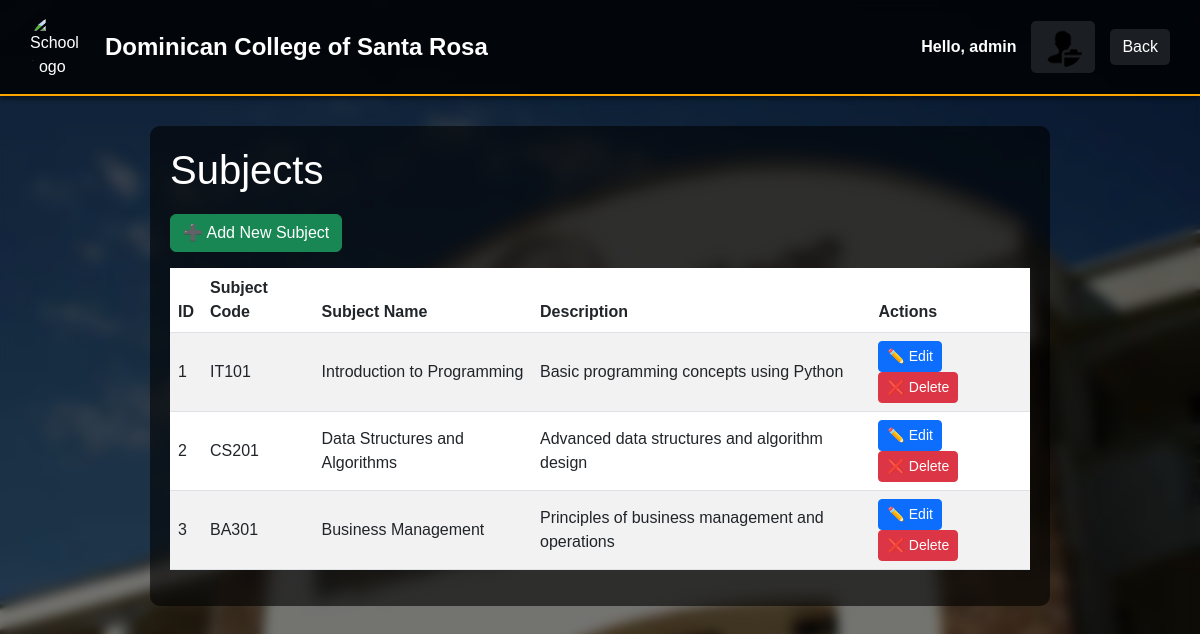
The app's page /subjects/subjects.php (signed in) with its own data.
### tables this page shows
CREATE TABLE subjects (
    id INT AUTO_INCREMENT PRIMARY KEY,
    subject_code VARCHAR(50) NOT NULL UNIQUE,
    subject_name VARCHAR(255) NOT NULL,
    description TEXT,
    course_id INT,
    created_at TIMESTAMP DEFAULT CURRENT_TIMESTAMP,
    FOREIGN KEY (course_id) REFERENCES courses(id) ON DELETE SET NULL
);

### subjects/subjects.php (the view, shortened to what this page needs)
<?php
include __DIR__ . '/../config/db.php';
$user_id = $_SESSION['user_id'];
$username = $_SESSION['username'];
$stmt = $conn->prepare("SELECT profile_pic FROM users WHERE id=?");
$stmt->bind_param("i", $user_id);
$stmt->execute();
$stmt->bind_result($profile_pic_db);
if (empty($profile_pic_db)) {
    $profilePic = '../uploads/profile/default.png';
} else {
    $profilePic = '../uploads/profile/' . basename($profile_pic_db);
}
$result = $conn->query("SELECT * FROM subjects");
?>
<!DOCTYPE html>
<html lang="en">
<head>
    <link href="https://cdn.jsdelivr.net/npm/bootstrap@5.3.0/dist/css/bootstrap.min.css" rel="stylesheet" />
    <link rel="stylesheet" href="../css/style.css" />
    <link rel="stylesheet" href="../css/dashboard.css" />
</head>
<body>
<header class="dashboard-header">
    <div class="header-left">
        <img src="../uploads/logo.png" alt="School Logo" class="school-logo" />
        <span class="school-name">Dominican College of Santa Rosa</span>
    </div>
    <div class="header-right">
        <span class="username">Hello, <?= htmlspecialchars($username) ?></span>
        <a href="../profile/view_profile.php">
            <img src="<?= htmlspecialchars($profilePic) ?>" alt="Profile" class="profile-avatar" />
        </a>
        <a href="../admin_dashboard.php" class="logout-link">Back</a>
    </div>
</header>
<div class="container">
    <h1>Subjects</h1>
    <?php if (in_array($_SESSION['role'], ['admin', 'teacher'])): ?>
        <a href="add_subject.php" class="btn btn-success mb-3">➕ Add New Subject</a>
    <?php endif; ?>
    <div class="table-responsive">
        <table class="table table-striped align-middle">
            <thead>
                <tr>
                    <th>ID</th>
                    <th>Subject Code</th>
                    <th>Subject Name</th>
                    <th>Description</th>
                    <?php if (in_array($_SESSION['role'], ['admin', 'teacher'])): ?>
                    <th>Actions</th>
                    <?php endif; ?>
                </tr>
            </thead>
            <tbody>
            <?php while ($row = $result->fetch_assoc()): ?>
                <tr>
                    <td><?= htmlspecialchars($row['id']) ?></td>
                    <td><?= htmlspecialchars($row['subject_code']) ?></td>
                    <td><?= htmlspecialchars($row['subject_name']) ?></td>
                    <td><?= htmlspecialchars($row['description'] ?? '') ?></td>
                    <?php if (in_array($_SESSION['role'], ['admin', 'teacher'])): ?>
                    <td>
                        <a href="edit_subject.php?id=<?= urlencode($row['id']) ?>" class="btn btn-sm btn-primary">✏️ Edit</a>
                        <button onclick="confirmDelete(<?= htmlspecialchars($row['id']) ?>)" class="btn btn-sm btn-danger">❌ Delete</button>
                    </td>
                    <?php endif; ?>
                </tr>
            <?php endwhile; ?>
            </tbody>
        </table>
    </div>
</div>
</body>
</html>

### css/style.css (style rules this page uses)
body { margin: 0; font-family: Arial, sans-serif; position: relative; min-height: 100vh; overflow-x: hidden; color: #fff; }
.header-left { display: flex; align-items: center; color: #fff; }
.header-left .school-logo { width: 60px; height: auto; margin-right: 15px; border-radius: 50%; }
.header-left .school-name { font-size: 24px; font-weight: bold; color: #fff; }
.header-right { display: flex; align-items: center; gap: 10px; }

### css/dashboard.css (style rules this page uses)
.dashboard-header { display: flex; justify-content: space-between; align-items: center; padding: 15px 30px; background: rgba(0, 0, 0, 0.8); box-shadow: 0 2px 5px rgba(0,0,0,0.5); border-bottom: 2px solid orange; position: relative; z-index: 2; }
.header-left { display: flex; align-items: center; }
.school-logo { width: 60px; height: 60px; margin-right: 15px; border-radius: 50%; object-fit: cover; }
.school-name { font-size: 24px; font-weight: bold; color: #fff; }
.header-right { display: flex; align-items: center; gap: 15px; }
.header-right .username { font-weight: bold; color: #fff; }
.header-right a { color: #fff; text-decoration: none; padding: 6px 12px; border-radius: 5px; background-color: rgba(255,255,255,0.1); transition: background 0.3s; }
.container { max-width: 1200px; background-color: rgba(0, 0, 0, 0.5); backdrop-filter: blur(6px); -webkit-backdrop-filter: blur(6px); padding: 20px; border-radius: 10px; margin: 20px auto; color: #fff; }

### subjects/subjects.php (style rules this page uses)
body { margin: 0; font-family: Arial, sans-serif; background: url('../uploads/background.jpeg') no-repeat center center fixed; background-size: cover; position: relative; min-height: 100vh; }
body::before { content: ""; position: fixed; top: 0; left: 0; width: 100%; height: 100%; backdrop-filter: blur(6px); background-color: rgba(0, 0, 0, 0.5); z-index: -1; }
.dashboard-header { display: flex; justify-content: space-between; align-items: center; padding: 15px 30px; background: rgba(0,0,0,0.8); }
.header-left { display: flex; align-items: center; }
.school-logo { height: 50px; margin-right: 10px; }
.header-right { display: flex; align-items: center; gap: 15px; }
.profile-avatar { width: 40px; height: 40px; border-radius: 50%; object-fit: cover; }
.container { margin: 30px auto; max-width: 900px; background: rgba(0,0,0,0.6); padding: 20px; border-radius: 10px; color: #fff; }
h1 { margin-bottom: 20px; }
.table thead { background-color: #343a40; color: #fff; }
.btn-sm { margin-right: 5px; }

### records on screen
subjects: id "1", subject_code "IT101", subject_name "Introduction to Programming", description "Basic programming concepts using Python"
subjects: id "2", subject_code "CS201", subject_name "Data Structures and Algorithms", description "Advanced data structures and algorithm design"
subjects: id "3", subject_code "BA301", subject_name "Business Management", description "Principles of business management and operations"

### other values on screen
$username "admin"
